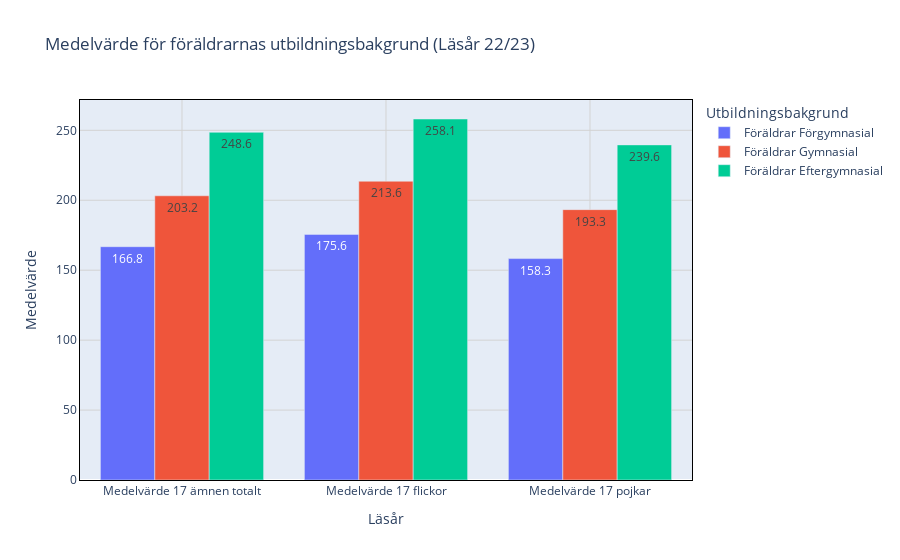

Notebook code cell kept with this figure:
### Code cell
import pandas as pd
import plotly.graph_objects as go

# Skapa en DataFrame med data för föräldrarnas utbildningsbakgrund
data_foraldrar = data_1b.loc[[
    'Föräldrar Förgymnasial',
    'Föräldrar Gymnasial',
    'Föräldrar Eftergymnasial'
]]

# Skapa en bar chart med alla kategorier av föräldrarnas utbildningsbakgrund
fig = go.Figure()

# Lägg till staplar för varje kategori av föräldrarnas utbildningsbakgrund
for utbildning in data_foraldrar.index:
    bar = go.Bar(x=data_foraldrar.columns[1:],  # Uteslut "Läsår" från x-axeln
                 y=data_foraldrar.loc[utbildning].iloc[1:],  # Uteslut "Läsår" från data
                 name=utbildning)
    text = [f'{val:.1f}' if not pd.isna(val) else '' for val in data_foraldrar.loc[utbildning].iloc[1:]]
    bar.text = text
    fig.add_trace(bar)

fig.update_layout(title='Medelvärde för föräldrarnas utbildningsbakgrund (Läsår 22/23)',
                  xaxis=dict(title='Läsår',
                             showgrid=True,  
                             gridwidth=1, 
                             gridcolor='lightgray',  
                             showline=True,  
                             linewidth=1,  
                             linecolor='black', 
                             mirror=True,  
                             showticklabels=True, 
                             showspikes=True),  
                  yaxis=dict(title='Medelvärde',
                             showgrid=True,
                             gridwidth=1,
                             gridcolor='lightgray',
                             showline=True,
                             linewidth=1,
                             linecolor='black',
                             mirror=True,
                             showticklabels=True,
                             showspikes=True),
                  legend=dict(title='Utbildningsbakgrund'),
                  barmode='group')  

# Visa figuren
fig.show()

### Figure 1 — Plotly figure (JSON) as saved in the notebook; plotly's stock layout.template omitted (floating-point values rounded to 4 significant figures)
{"data": [{"name": "Föräldrar Förgymnasial", "text": ["166.8", "175.6", "158.3"], "type": "bar", "x": ["Medelvärde 17 ämnen totalt", "Medelvärde 17 flickor", "Medelvärde 17 pojkar"], "y": [166.8, 175.6, 158.3]}, {"name": "Föräldrar Gymnasial", "text": ["203.2", "213.6", "193.3"], "type": "bar", "x": ["Medelvärde 17 ämnen totalt", "Medelvärde 17 flickor", "Medelvärde 17 pojkar"], "y": [203.2, 213.6, 193.3]}, {"name": "Föräldrar Eftergymnasial", "text": ["248.6", "258.1", "239.6"], "type": "bar", "x": ["Medelvärde 17 ämnen totalt", "Medelvärde 17 flickor", "Medelvärde 17 pojkar"], "y": [248.6, 258.1, 239.6]}], "layout": {"barmode": "group", "legend": {"title": {"text": "Utbildningsbakgrund"}}, "title": {"text": "Medelvärde för föräldrarnas utbildningsbakgrund (Läsår 22/23)"}, "xaxis": {"gridcolor": "lightgray", "gridwidth": 1, "linecolor": "black", "linewidth": 1, "mirror": true, "showgrid": true, "showline": true, "showspikes": true, "showticklabels": true, "title": {"text": "Läsår"}}, "yaxis": {"gridcolor": "lightgray", "gridwidth": 1, "linecolor": "black", "linewidth": 1, "mirror": true, "showgrid": true, "showline": true, "showspikes": true, "showticklabels": true, "title": {"text": "Medelvärde"}}}}
